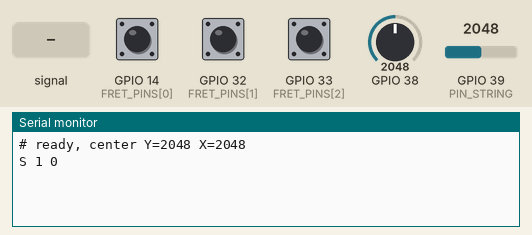
Bench run of a sketch on a simulated ESP32. On the bench: the last lines printed to the serial monitor. The inputs (shaded band) are chosen by the test bench; at power-on: GPIO 14 (FRET_PINS[0]) HIGH, GPIO 39 (PIN_STRING) = 2048, GPIO 32 (FRET_PINS[1]) HIGH, GPIO 33 (FRET_PINS[2]) HIGH, GPIO 38 = 2048 (analog values on the 0–4095 scale).

Above: at 1.7 s.
1.8 s: GPIO 38 fed a 200 Hz sine of ±1842 counts around its level
At 2.7 s:
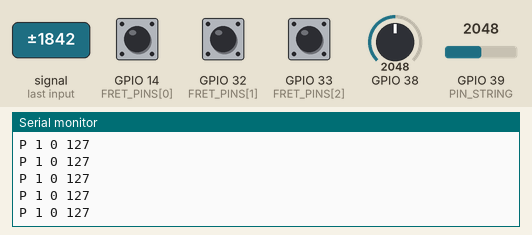
3.7 s: GPIO 14 (FRET_PINS[0]) pulled LOW for 0.15 s
5.3 s: GPIO 14 (FRET_PINS[0]) pulled LOW for 3.2 s
11.5 s: GPIO 39 (PIN_STRING) fed a 200 Hz sine of ±1023 counts around its level
At 12.2 s:
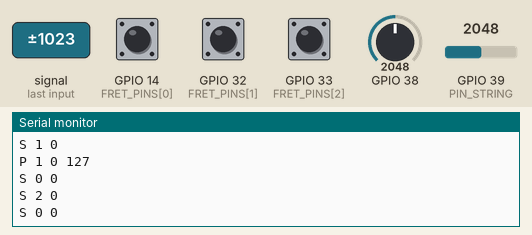
13.0 s: GPIO 39 (PIN_STRING) set to 2866
At 13.5 s:
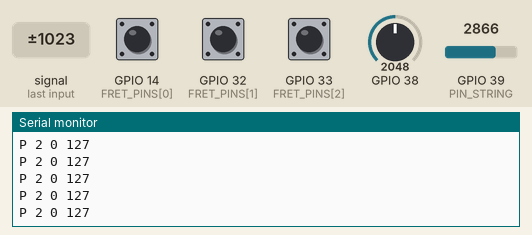
14.5 s: GPIO 32 (FRET_PINS[1]) pulled LOW for 0.15 s
Timing chart, 0 to 17.1 s (numbered marks = the images above; inputs shaded):
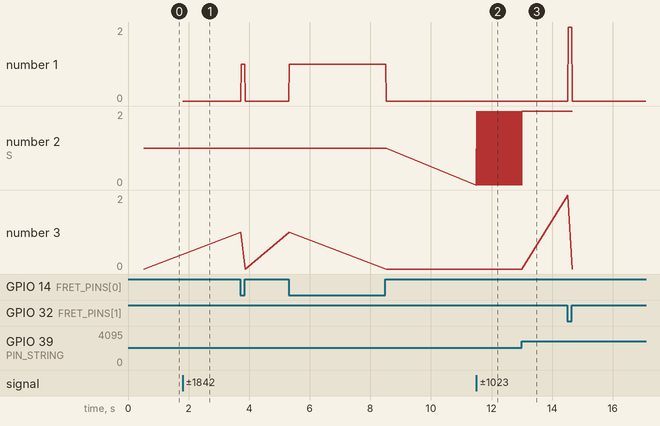

Measured:
- after the input at 1.8 s, the serial monitor: prints a new line at once (image 1)
- after the input at 11.5 s, the serial monitor: prints a new line at once (image 2)
- after the input at 13.0 s, the serial monitor: prints a new line at once (image 3)

The sketch:

Cantrell_Cory_BassController.ino
```cpp
// ESP32 Bass — controller side (Adafruit HUZZAH32 ESP32 Feather)
//
// Joystick up/down  = strum: each flick up or down plucks the string once.
//                     A faster flick plays louder.
// Joystick left/right (held while you flick) = which string: left E, center A, right D.
// Buttons           = frets 1, 2, 3. The highest pressed fret wins, like a real neck.
//                     Changing frets while a note rings slides to the new note (hammer-on / pull-off).
//
// Sends one text line per event over USB serial (115200) to the Processing sketch BassSynth:
//   P <string> <fret> <velocity>   pluck
//   H <string> <fret>              fret changed while the string is still ringing
//   S <string> <fret>              what's selected (for the on-screen display)

// ---- Pins ---------------------------------------------------------------------------------
// A2 (GPIO34) and A3 (GPIO39) are ADC1 inputs: steady readings, and they keep working if you
// ever turn on Wi-Fi/Bluetooth (the ADC2 pins don't).
const int PIN_STRUM  = A2;               // joystick U/D output
const int PIN_STRING = A3;               // joystick L/R output
const int FRET_PINS[3] = {14, 32, 33};   // fret 1, 2, 3 (labeled 14/A6, 32/A7, 33/A9)
// Avoid 12 (must be low at boot) and 34/36/39 (input-only, no pull-up) for buttons.

// ---- Feel -----------------------------------------------------------------------------------
const int  STRUM_ENTER   = 1100;  // how far from center (of ±2048) counts as a strum
const int  STRUM_EXIT    = 500;   // must come back this close to center before the next strum
const int  STRING_SIDE   = 700;   // how far left/right picks the E or D string
const bool INVERT_STRING = false; // set true if left and right come out swapped
const unsigned long RING_MS = 1800;   // how long a note counts as ringing (for hammer-ons)
const unsigned long DEBOUNCE_MS = 15;

// ---- State ----------------------------------------------------------------------------------
int centerY = 2048, centerX = 2048;
enum Zone { CENTER, UP, DOWN };
Zone zone = CENTER;
unsigned long leftCenterAt = 0;   // when the stick left center on this stroke (for velocity)
bool movingOut = false;

int ringingString = -1;
int ringingFret = 0;
unsigned long pluckedAt = 0;

int shownString = -1, shownFret = -1;

int fretRaw = 0, fretStable = 0;
unsigned long fretChangedAt = 0;

int readAverage(int pin, int samples) {
  long total = 0;
  for (int i = 0; i < samples; i++) total += analogRead(pin);
  return total / samples;
}

int readFret() {
  for (int i = 2; i >= 0; i--) {
    if (digitalRead(FRET_PINS[i]) == LOW) return i + 1;  // pressed connects the pin to GND
  }
  return 0;  // open string
}

int readString() {
  int dx = readAverage(PIN_STRING, 4) - centerX;
  if (INVERT_STRING) dx = -dx;
  if (dx < -STRING_SIDE) return 0;  // E
  if (dx >  STRING_SIDE) return 2;  // D
  return 1;                         // A
}

// Faster flick -> louder: ~5 ms is a hard strum, ~120 ms a gentle one.
int velocityFor(unsigned long ms) {
  ms = constrain(ms, 5, 120);
  return map(ms, 5, 120, 127, 35);
}

void setup() {
  Serial.begin(115200);
  analogReadResolution(12);  // 0–4095
  for (int pin : FRET_PINS) pinMode(pin, INPUT_PULLUP);

  // Don't touch the stick for the first half second: this learns where "center" is.
  delay(500);
  centerY = readAverage(PIN_STRUM, 64);
  centerX = readAverage(PIN_STRING, 64);
  Serial.printf("# ready, center Y=%d X=%d\n", centerY, centerX);
}

void loop() {
  unsigned long now = millis();

  // Frets, debounced.
  int raw = readFret();
  if (raw != fretRaw) {
    fretRaw = raw;
    fretChangedAt = now;
  }
  if (raw != fretStable && now - fretChangedAt >= DEBOUNCE_MS) {
    fretStable = raw;
    if (ringingString >= 0 && now - pluckedAt < RING_MS && fretStable != ringingFret) {
      ringingFret = fretStable;
      Serial.printf("H %d %d\n", ringingString, fretStable);
    }
  }

  // Strum.
  int dy = readAverage(PIN_STRUM, 4) - centerY;
  int distance = abs(dy);

  if (zone == CENTER) {
    if (distance > STRUM_EXIT && !movingOut) {
      movingOut = true;
      leftCenterAt = now;
    } else if (distance <= STRUM_EXIT) {
      movingOut = false;
    }
    if (distance > STRUM_ENTER) {
      zone = dy > 0 ? UP : DOWN;
      int string = readString();
      int velocity = velocityFor(now - leftCenterAt);
      ringingString = string;
      ringingFret = fretStable;
      pluckedAt = now;
      Serial.printf("P %d %d %d\n", string, fretStable, velocity);
    }
  } else if (distance < STRUM_EXIT) {
    zone = CENTER;  // back at rest: ready for the next stroke
    movingOut = false;
  }

  // Tell the display what's selected (only when it changes).
  int string = readString();
  if (string != shownString || fretStable != shownFret) {
    shownString = string;
    shownFret = fretStable;
    Serial.printf("S %d %d\n", string, fretStable);
  }

  delay(1);  // ~1 kHz loop: quick enough to time a flick
}
```
